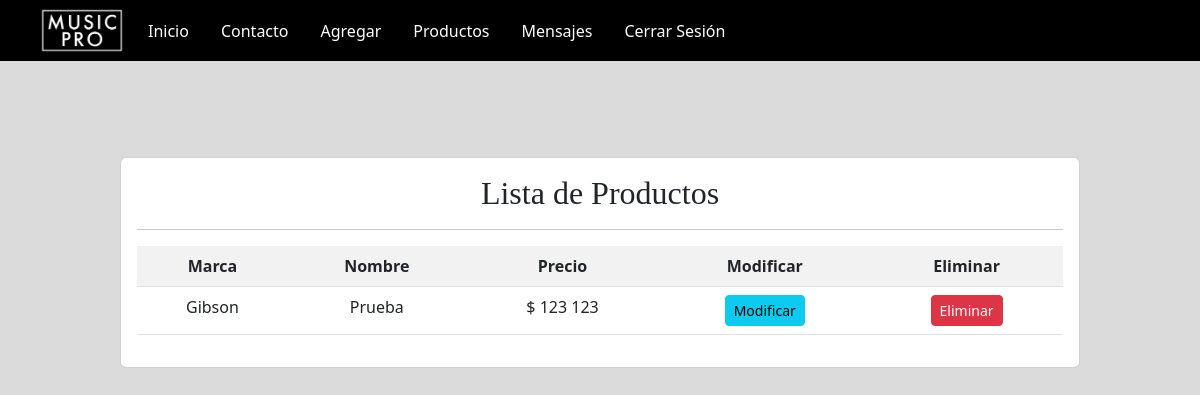
The app's page /listar/ (signed in), older data.
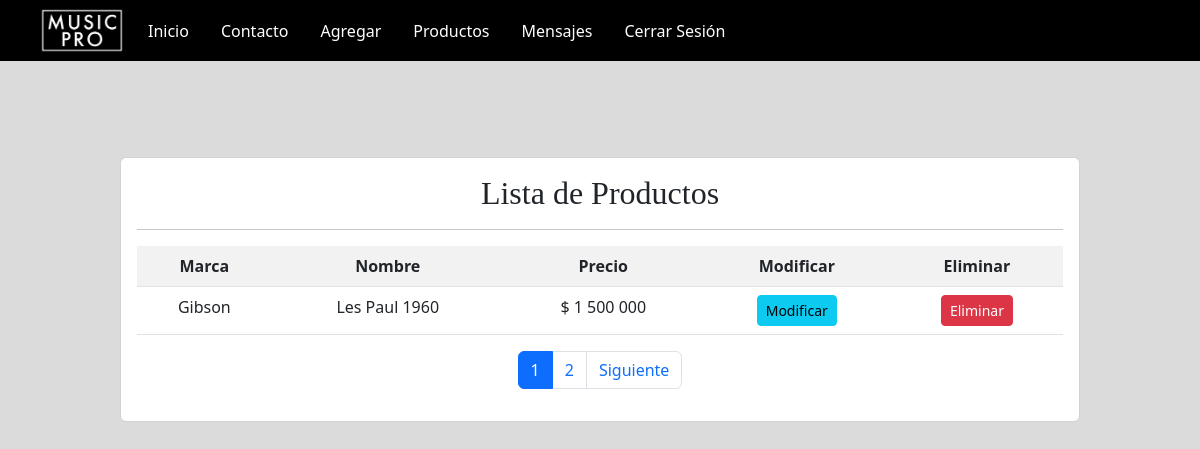
The same page, newer data.
### app/models.py (models this page shows, shortened)
class Producto(models.Model):
    nombre = models.CharField(max_length=25)
    precio = models.IntegerField()
    descripcion = models.TextField()
    marca = models.ForeignKey(Marca, on_delete=models.PROTECT)
    imagen = models.ImageField(upload_to="productos", null=True)

class Marca(models.Model):
    nombre = models.CharField(max_length=25)
    def __str__(self):
        return self.nombre

### app/views.py (the view)
# urls.py: path('listar/', listar_productos, name="listar"),
@permission_required('app.view_producto')
def listar_productos(request):
    productos = Producto.objects.all()
    page = request.GET.get('page',1)
    try:
        paginator = Paginator(productos, 1) #cantidad de productos a ver en el paginator
        productos = paginator.page(page)
    except:
        raise Http404
    data = {
        'entity': productos,
        'paginator': paginator
    }
    return render(request, 'app/producto/listar.html',data)

### app/templates/app/producto/listar.html
{% extends 'app/base.html' %}
{% block contenido %}
{% load humanize %}
<br> <br> <br>
<div class="card">
    <div class="card-body">
        <h2 style="text-align: center;" >Lista de Productos</h2>
        <hr>
        <table class="table table-striped table-hover table-responsive-sm">
            <tr>
                <th style="text-align: center;" >Marca</th>
                <th style="text-align: center;"  >Nombre</th>
                <th style="text-align: center;" >Precio</th>
                <th style="text-align: center;" >Modificar</th>
                <th style="text-align: center;" >Eliminar</th>
            </tr>
            {% for p in entity %}
            <tr>
                <td style="text-align: center;" > {{ p.marca | title }}</td>
                <td style="text-align: center;" >{{ p.nombre | title }}</td>
                <td style="text-align: center;" >$ {{ p.precio | intcomma }}</td>
                <td style="text-align: center;" >
                    <a style="text-align: center;"  href="{% url 'modificar_producto' p.id %}" class="btn btn-info btn-sm">Modificar</a>
                </td>
                <td style="text-align: center;" >
                    <a  style="text-align: center;" href="{% url 'eliminar_producto' p.id %}" class="btn btn-danger btn-sm">Eliminar</a>
                </td>
            </tr>
            {% endfor %}
        </table>
        <div>
            {% include 'app/paginator.html' %}
        </div>
{% endblock %}

Row changes from the older to the newer data that the page shows:
changed Producto "Gibson": nombre "Prueba" → "Les Paul 1960"; precio "123 123" → "1 500 000"
Text that changed along with them:
new list line: "1"
new list line: "2"
text now shown: "Siguiente"
